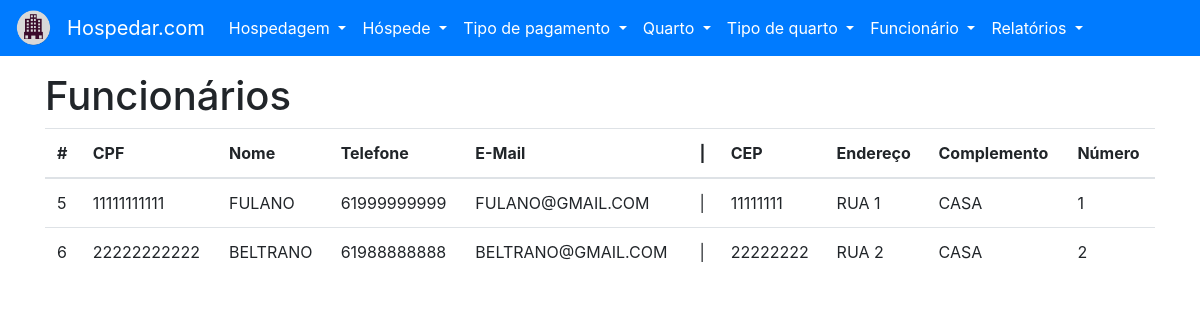
The page /funcionario/listar on the database as committed earlier.
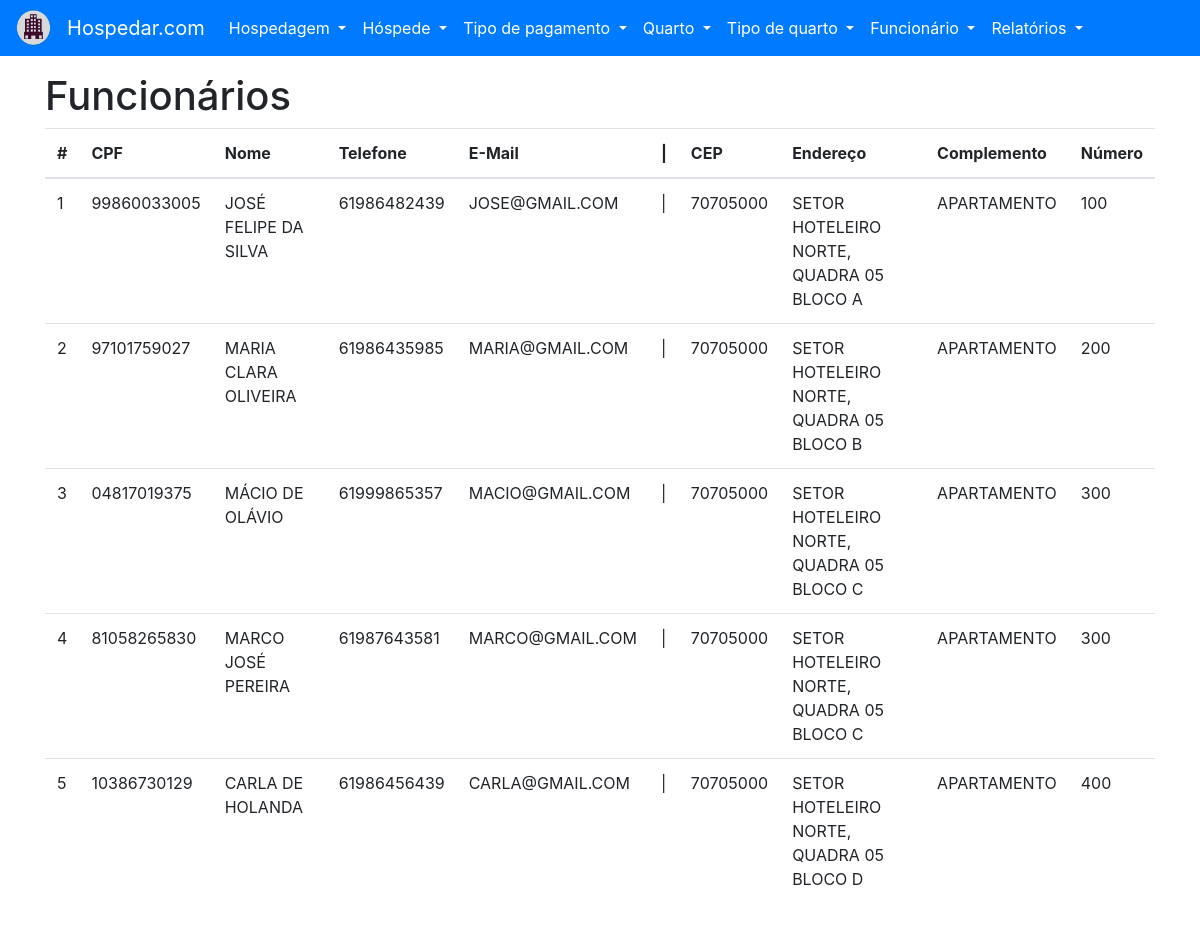
The same page on the database as committed later.
### tables this page shows
CREATE TABLE "FUNCIONARIO" (
	"ID_FUNCIONARIO" INTEGER NOT NULL PRIMARY KEY AUTOINCREMENT UNIQUE,
	"NU_CPF" CHAR(11) NOT NULL UNIQUE,
	"NO_FUNCIONARIO" VARCHAR(64) NOT NULL,
	"NU_TELEFONE" CHAR(11) NOT NULL UNIQUE,
	"NO_EMAIL" VARCHAR(32) NOT NULL UNIQUE,
	"ID_ENDERECO" INTEGER NOT NULL,

	FOREIGN KEY ("ID_ENDERECO") REFERENCES "ENDERECO" ("ID_ENDERECO")
);

CREATE TABLE "ENDERECO" (
	"ID_ENDERECO" INTEGER NOT NULL PRIMARY KEY AUTOINCREMENT UNIQUE,
	"NU_CEP" CHAR(8) NOT NULL,
	"NO_ENDERECO" VARCHAR(64) NOT NULL,
	"NO_COMPLEMENTO" VARCHAR(32) NOT NULL,
	"NU_NUMERO" INTEGER NOT NULL
);

### project/backend/funcionario/views.py (the view)
def listar():
    with FuncionarioEnderecoView(DATABASE_URL) as db:
        funcionarios = db.select_all()
    return render_template('funcionario-listar.html', funcionarios=funcionarios)

### project/backend/main/models.py (called while the page is built)
    def __enter__(self):
        self.open()
        return self

    def __exit__(self, exc_type, exc_val, exc_tb):
        self.close()

    @property
    def cursor(self):
        return self._cursor

    def open(self):
        self._connection = sqlite3.connect(self.url)
        self._cursor = self._connection.cursor()

    def close(self):
        self._connection.close()

    def cursor_to_dict(self, cursors: Iterable):
        return [dict(zip(self.__tablecolumns__, cursor)) for cursor in cursors]

    def select_all(self):
        if self._connection:
            return self.cursor_to_dict(self.cursor.execute(f'SELECT * FROM "{self.__tablename__}" ;'))
        raise ProgrammingError('ProgrammingError: Cannot operate on a closed database.')

### project/frontend/templates/funcionario-listar.html (shortened to what this page needs)
{% extends 'base.html' %}
{% from 'macros.html' import flash %}
{% block content %}
    <h1>Funcionários</h1>
    <table class="table">
        <thead>
        <tr>
            <th scope="col">#</th>
            <th scope="col">CPF</th>
            <th scope="col">Nome</th>
            <th scope="col">Telefone</th>
            <th scope="col">E-Mail</th>
            <th scope="col"> | </th>
            <th scope="col">CEP</th>
            <th scope="col">Endereço</th>
            <th scope="col">Complemento</th>
            <th scope="col">Número</th>
        </tr>
        </thead>
        <tbody>
        {% for funcionario in funcionarios %}
            <tr>
                <td scope="row">{{ funcionario['ID_FUNCIONARIO'] }}</td>
                <td>{{ funcionario['NU_CPF'] }}</td>
                <td>{{ funcionario['NO_FUNCIONARIO'] }}</td>
                <td>{{ funcionario['NU_TELEFONE'] }}</td>
                <td>{{ funcionario['NO_EMAIL'] }}</td>
                <td> | </td>
                <td>{{ funcionario['NU_CEP'] }}</td>
                <td>{{ funcionario['NO_ENDERECO'] }}</td>
                <td>{{ funcionario['NO_COMPLEMENTO'] }}</td>
                <td>{{ funcionario['NU_NUMERO'] }}</td>
            </tr>
        {% endfor %}
        </tbody>
    </table>
{% endblock content%}

### project/frontend/templates/base.html (shortened to what this page needs)
<!DOCTYPE html>
<html lang="pt">
<head>
    <link rel="stylesheet" href="https://maxcdn.bootstrapcdn.com/bootstrap/4.0.0/css/bootstrap.min.css">
</head>
<body>
    <nav class="navbar navbar-expand-md navbar-light bg-primary">
        <img class="mr-3" src="{{ url_for('static', filename='image/hotel.png') }}" width="3%">
        <a class="navbar-brand text-white" href="{{ url_for('main.home') }}">Hospedar.com</a>
        <div class="collapse navbar-collapse" id="navbarSupportedContent">
            <ul class="navbar-nav mr-auto">
                <li class="nav-item dropdown">
                    <a class="nav-link dropdown-toggle text-white" href="#" role="button" data-toggle="dropdown" aria-haspopup="true" aria-expanded="false">
                        Hospedagem
                    </a>
                </li>
                <li class="nav-item dropdown">
                    <a class="nav-link dropdown-toggle text-white" href="#" role="button" data-toggle="dropdown" aria-haspopup="true" aria-expanded="false">
                        Hóspede
                    </a>
                </li>
                <li class="nav-item dropdown">
                    <a class="nav-link dropdown-toggle text-white" href="#" role="button" data-toggle="dropdown" aria-haspopup="true" aria-expanded="false">
                        Tipo de pagamento
                    </a>
                </li>
                <li class="nav-item dropdown">
                    <a class="nav-link dropdown-toggle text-white" href="#" role="button" data-toggle="dropdown" aria-haspopup="true" aria-expanded="false">
                        Quarto
                    </a>
                </li>
                <li class="nav-item dropdown">
                    <a class="nav-link dropdown-toggle text-white" href="#" role="button" data-toggle="dropdown" aria-haspopup="true" aria-expanded="false">
                        Tipo de quarto
                    </a>
                </li>
                <li class="nav-item dropdown">
                    <a class="nav-link dropdown-toggle text-white" href="#" role="button" data-toggle="dropdown" aria-haspopup="true" aria-expanded="false">
                        Funcionário
                    </a>
                </li>
                <li class="nav-item dropdown">
                    <a class="nav-link dropdown-toggle text-white" href="#" role="button" data-toggle="dropdown" aria-haspopup="true" aria-expanded="false">
                        Relatórios
                    </a>
                </li>
            </ul>
        </div>
    </nav>
    <div class="container mt-3 mb-5">
        {% block content %} {% endblock content %}
    </div>
</body>
</html>

Rows that differ between the two databases and show on the page:
removed FUNCIONARIO: ID_FUNCIONARIO "6", NU_CPF "22222222222", NO_FUNCIONARIO "BELTRANO", NU_TELEFONE "61988888888", NO_EMAIL "BELTRANO@GMAIL.COM", NU_CEP "22222222", NO_ENDERECO "RUA 2", NO_COMPLEMENTO "CASA", NU_NUMERO "2"
added FUNCIONARIO: ID_FUNCIONARIO "1", NU_CPF "99860033005", NO_FUNCIONARIO "JOSÉ FELIPE DA SILVA", NU_TELEFONE "61986482439", NO_EMAIL "JOSE@GMAIL.COM", NU_CEP "70705000", NO_ENDERECO "SETOR HOTELEIRO NORTE, QUADRA 05 BLOCO A", NO_COMPLEMENTO "APARTAMENTO", NU_NUMERO "100"
added FUNCIONARIO: ID_FUNCIONARIO "2", NU_CPF "97101759027", NO_FUNCIONARIO "MARIA CLARA OLIVEIRA", NU_TELEFONE "61986435985", NO_EMAIL "MARIA@GMAIL.COM", NU_CEP "70705000", NO_ENDERECO "SETOR HOTELEIRO NORTE, QUADRA 05 BLOCO B", NO_COMPLEMENTO "APARTAMENTO", NU_NUMERO "200"
added FUNCIONARIO: ID_FUNCIONARIO "3", NU_CPF "04817019375", NO_FUNCIONARIO "MÁCIO DE OLÁVIO", NU_TELEFONE "61999865357", NO_EMAIL "MACIO@GMAIL.COM", NU_CEP "70705000", NO_ENDERECO "SETOR HOTELEIRO NORTE, QUADRA 05 BLOCO C", NO_COMPLEMENTO "APARTAMENTO", NU_NUMERO "300"
added FUNCIONARIO: ID_FUNCIONARIO "4", NU_CPF "81058265830", NO_FUNCIONARIO "MARCO JOSÉ PEREIRA", NU_TELEFONE "61987643581", NO_EMAIL "MARCO@GMAIL.COM", NU_CEP "70705000", NO_ENDERECO "SETOR HOTELEIRO NORTE, QUADRA 05 BLOCO C", NO_COMPLEMENTO "APARTAMENTO", NU_NUMERO "300"
changed FUNCIONARIO id 5: NU_CPF "11111111111" → "10386730129"; NO_FUNCIONARIO "FULANO" → "CARLA DE HOLANDA"; NU_TELEFONE "61999999999" → "61986456439"; NO_EMAIL "FULANO@GMAIL.COM" → "CARLA@GMAIL.COM"; NU_CEP "11111111" → "70705000"; NO_ENDERECO "RUA 1" → "SETOR HOTELEIRO NORTE, QUADRA 05 BLOCO D"; NO_COMPLEMENTO "CASA" → "APARTAMENTO"; NU_NUMERO "1" → "400"
